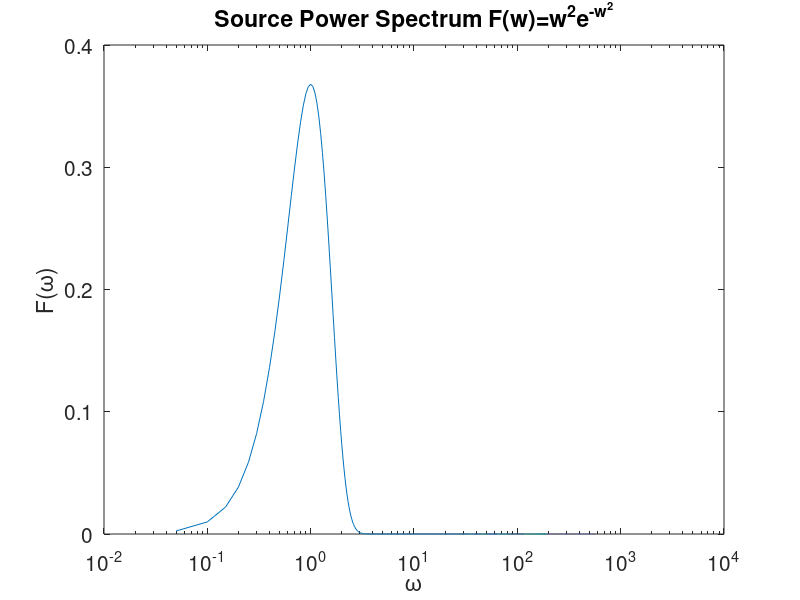
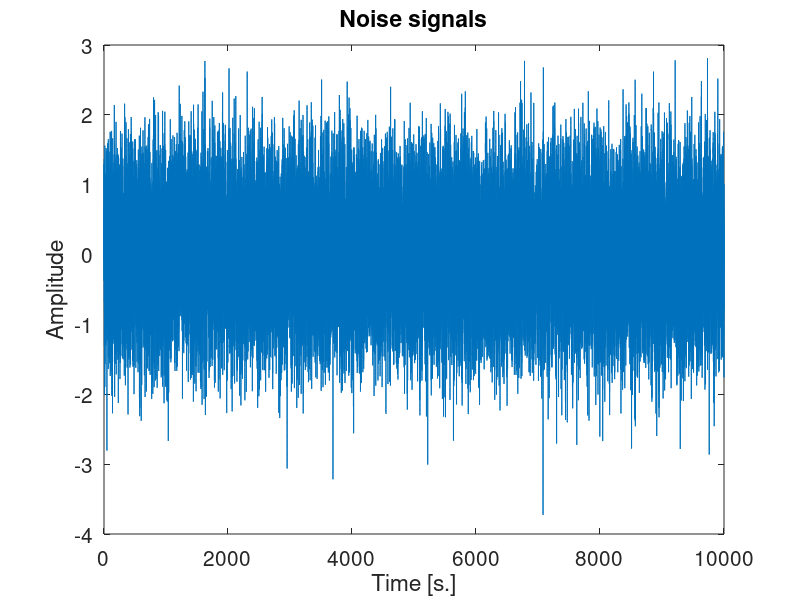

Source code (MATLAB) for these figures, in order:
% Clear Matlab
clear
close all

% Parameters
N=1;             % Number of simulated random process
dt=0.05;         % Temporal resolution [s.]
duration=10000;    % Signal length [s.]

w=(-duration:dt:duration);
n=length(w);
t=(w-min(w))/2;
R=w.^2.*exp(-w.^2);

% Plot F
figure(1)
semilogx(w(round((length(w))/2+1):end),R(round((length(w))/2+1):end))
xlabel '\omega'
ylabel 'F(\omega)'
title 'Source Power Spectrum F(w)=w^2e^{-w^2}'
set(gca,'FontSize',15)

W=randn(n,1);
filter=fft(fftshift(R))';
F=sqrt(filter).*fft(W);

% Plot random process
figure(2)
plot(t,real(ifft(F)))
xlabel 'Time [s.]'
ylabel 'Amplitude'
title 'Noise signals'
set(gca,'fontsize',15)